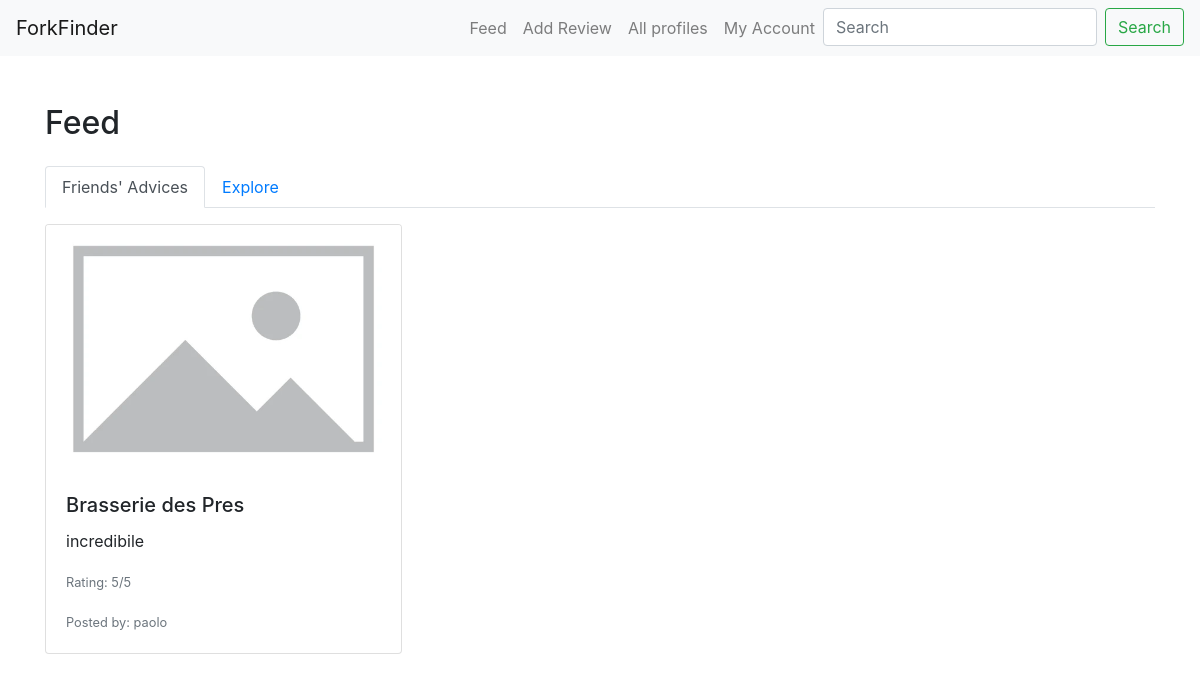
Page / (signed in) on the earlier database version.
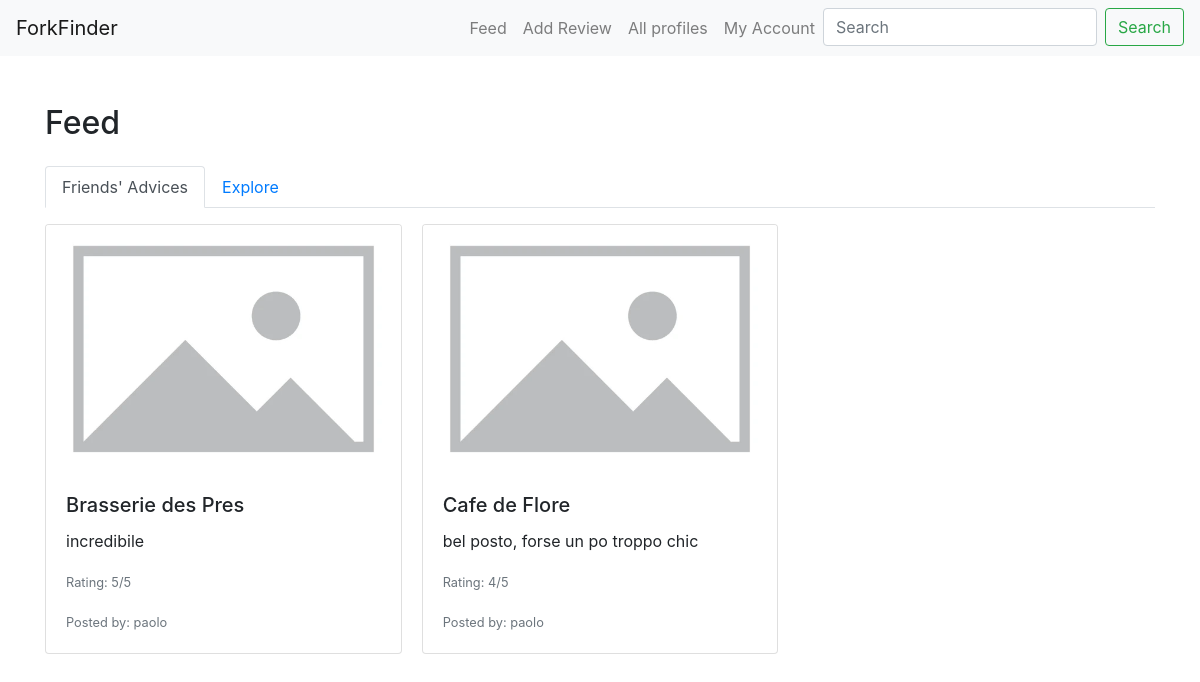
Same page on the later database version.
### core/models.py (models this page shows, shortened)
class Review(models.Model):
    user= models.ForeignKey(
        User, related_name="reviews", on_delete=models.CASCADE)
    restaurant = models.ForeignKey(
        Restaurant, on_delete=models.CASCADE)
    body = models.CharField(max_length=140)
    rating = models.PositiveSmallIntegerField()
    photo = models.ImageField(upload_to='media/review_photos/')
    created_at = models.DateTimeField(auto_now_add=True)

class Restaurant(models.Model):
    name = models.CharField(max_length=60)  #modify with API
    location = models.CharField(max_length=60)

class Profile(models.Model):
    user = models.OneToOneField(User, on_delete=models.CASCADE)
    follows = models.ManyToManyField(
        "self",
        related_name="followed_by",
        symmetrical=False,
        blank=True
    )

### core/views.py (the view)
# urls.py: path("", feed_view, name="feed"),
@login_required
def feed_view(request):
    return render(request, 'feed.html')

### templates/feed.html (shortened to what this page needs)
{% extends "base.html" %}
{% block content %}
<h2 class="mb-4">Feed</h2>
<ul class="nav nav-tabs" id="feedTabs" role="tablist">
    <li class="nav-item">
        <a class="nav-link active" id="friends-tab" data-toggle="tab" href="#friends" role="tab" aria-controls="friends" aria-selected="true">Friends' Advices</a>
    </li>
    <li class="nav-item">
        <a class="nav-link" id="explore-tab" data-toggle="tab" href="#explore" role="tab" aria-controls="explore" aria-selected="false">Explore</a>
    </li>
</ul>
<div class="tab-content mt-3" id="feedTabsContent">
    <div class="tab-pane fade show active" id="friends" role="tabpanel" aria-labelledby="friends-tab">
        <div class="card-columns">
            {% for followed in user.profile.follows.all %}
                {% for review in followed.user.reviews.all %}
                <div class="card mb-4">
                    <img src="{{ review.photo.url }}" class="card-img-top" alt="Restaurant Photo">
                    <div class="card-body">
                        <h5 class="card-title">{{ review.restaurant.name }}</h5>
                        <p class="card-text">{{ review.body }}</p>
                        <p class="card-text"><small class="text-muted">Rating: {{ review.rating }}/5</small></p>
                        <p class="card-text"><small class="text-muted">Posted by: {{ followed.user.username }}</small></p>
                    </div>
                </div>
                {% endfor %}
            {% endfor %}
        </div>
    </div>
</div>
{% endblock %}

Differences in the rows shown:
added Review: photo (placeholder picture), restaurant.name "Cafe de Flore", body "bel posto, forse un po troppo chic", rating "4", {{ followed.user.username }} "paolo"
